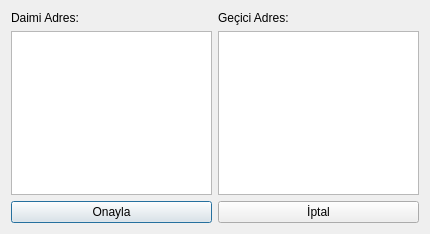
<ui version="4.0" >
 <class>DialogAdres</class>
 <widget class="QDialog" name="DialogAdres" >
  <property name="windowModality" >
   <enum>Qt::WindowModal</enum>
  </property>
  <property name="geometry" >
   <rect>
    <x>0</x>
    <y>0</y>
    <width>430</width>
    <height>234</height>
   </rect>
  </property>
  <property name="windowTitle" >
   <string>Adres Bilgileri</string>
  </property>
  <property name="windowIcon" >
   <iconset resource="ikon.qrc" >:/ikonlar/contents.png</iconset>
  </property>
  <layout class="QGridLayout" >
   <item row="0" column="0" >
    <widget class="QLabel" name="label" >
     <property name="text" >
      <string>Daimi Adres:</string>
     </property>
    </widget>
   </item>
   <item row="0" column="1" >
    <widget class="QLabel" name="label_2" >
     <property name="text" >
      <string>Geçici Adres:</string>
     </property>
    </widget>
   </item>
   <item row="1" column="0" >
    <widget class="QTextEdit" name="TeDaimiAdres" />
   </item>
   <item row="1" column="1" >
    <widget class="QTextEdit" name="TeGeciciAdres" />
   </item>
   <item row="2" column="0" >
    <widget class="QPushButton" name="PbOnayla" >
     <property name="text" >
      <string>Onayla</string>
     </property>
    </widget>
   </item>
   <item row="2" column="1" >
    <widget class="QPushButton" name="Pbiptal" >
     <property name="text" >
      <string>İptal</string>
     </property>
    </widget>
   </item>
  </layout>
 </widget>
 <resources>
  <include location="ikon.qrc" />
 </resources>
 <connections/>
</ui>
